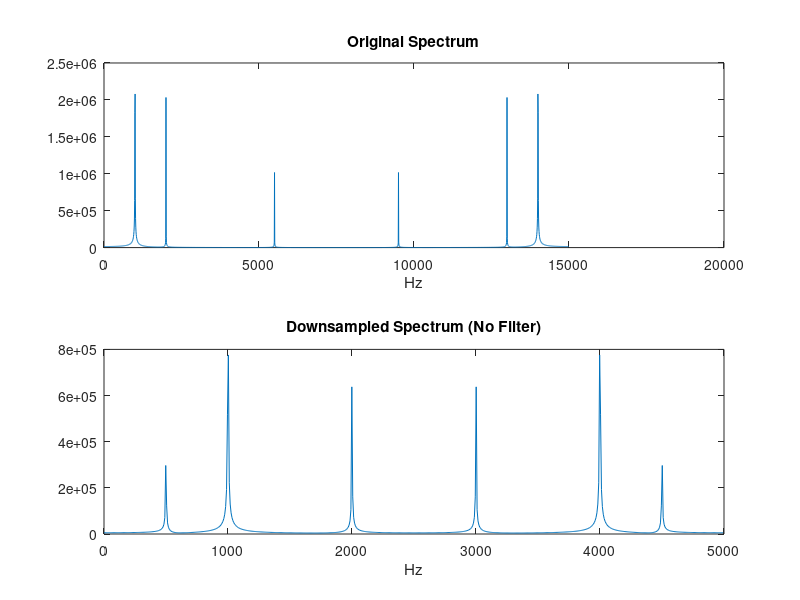

MATLAB code to generate this figure:
%2022e048
%BANDARA H.G.T.D.
%Lab04-Part-A
%Part 1
% Given signal parameters
fs = 15000; % Sampling frequency
N = 2048;   % Number of samples
t = (0:N-1)/fs; % Time vector

% Signal components
A1 = 3000; f1 = 1000;
A2 = 2000; f2 = 2000;
A3 = 1000; f3 = 5500;

% Sampled signal
x = A1*sin(2*pi*f1*t) + A2*sin(2*pi*f2*t) + A3*sin(2*pi*f3*t);

xd = x(1:3:end);     % Downsample by 3
fsd = fs/3;          % New sampling frequency

% Plot
figure;
subplot(2,1,1); 
plot((0:length(x)-1)*fs/N, abs(fft(x))); title('Original Spectrum'); xlabel('Hz');
subplot(2,1,2); 
plot((0:length(xd)-1)*fsd/length(xd), abs(fft(xd))); title('Downsampled Spectrum (No Filter)'); xlabel('Hz');
